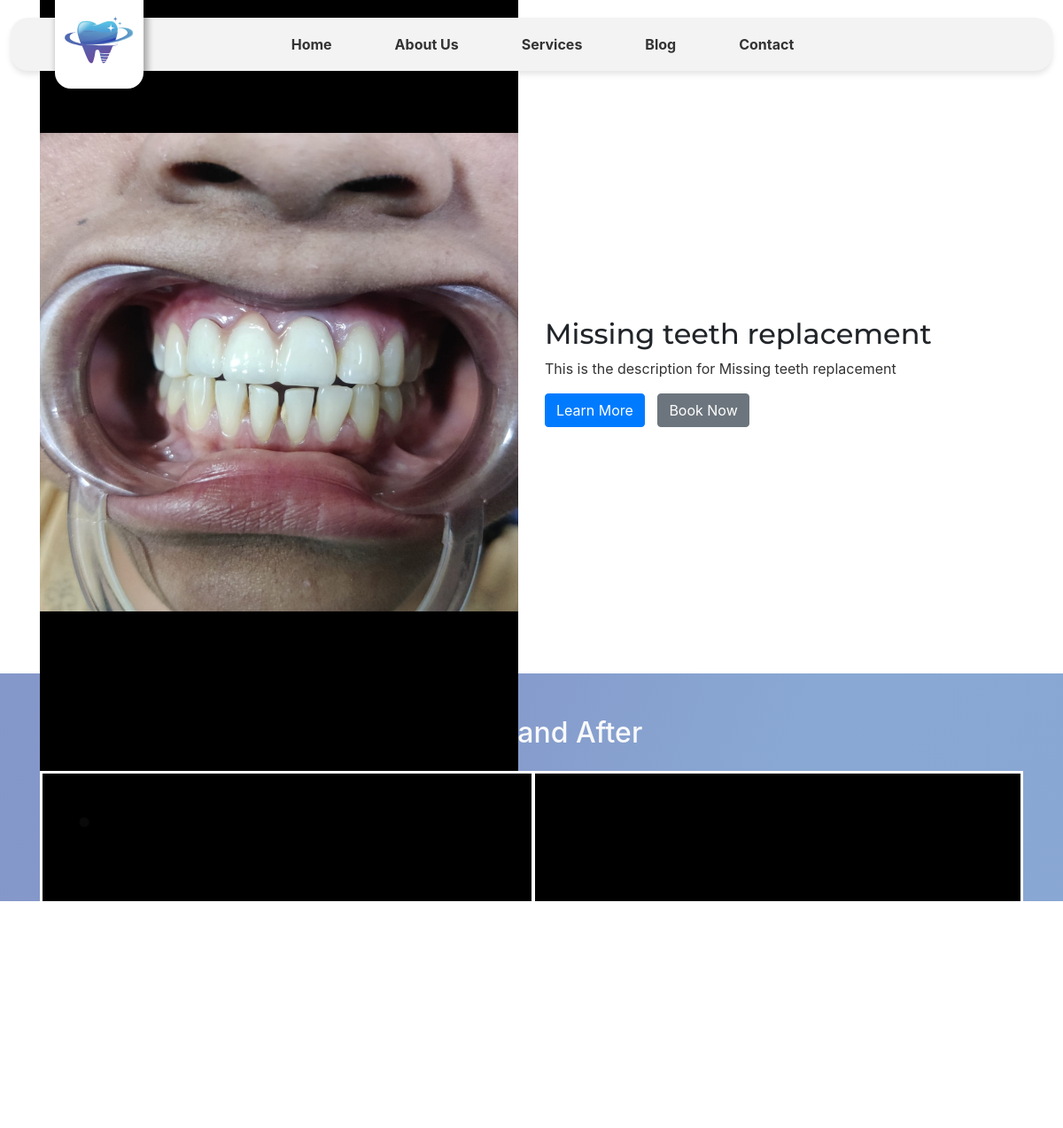
The page /service-page.php?service=Missing teeth replacement (upper part) on the database as committed earlier.
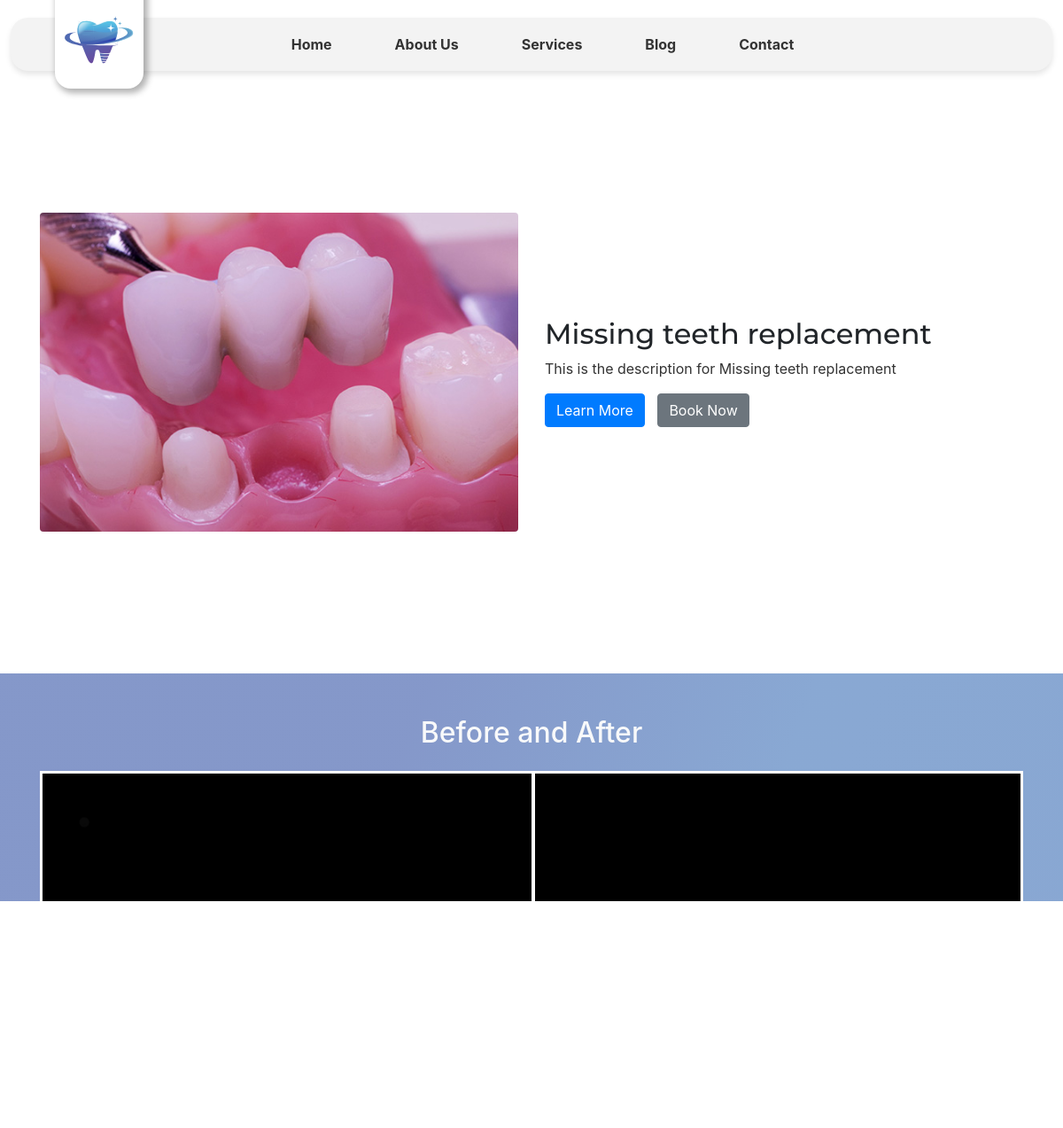
The same page on the database as committed later.
### tables this page shows
create table services(id int primary key auto_increment, service_title varchar(255), service_desc varchar(5000), service_thumbnail varchar(255), service_before_image varchar(255), service_after_image varchar(255), createdAt datetime default CURRENT_TIMESTAMP, updatedAt datetime default current_timestamp);

### service-page.php (the view, shortened to what this page needs)
<!DOCTYPE html>
<html lang="en">
<head>
    <link href="https://stackpath.bootstrapcdn.com/bootstrap/4.5.2/css/bootstrap.min.css" rel="stylesheet">
    <link rel="stylesheet" href="styles/service-content.css">
    <link rel="stylesheet" href="styles/fonts.css">
    <link rel="stylesheet" href="styles/new-nav.css">
    <link rel="stylesheet" href="styles/footer.css">
    <link rel="stylesheet" href="styles/fonts.css">
</head>
<body>
    <?php include 'new-responsive-nav.php'; ?>
    <?php
    include 'db/config.php';
    $title = $_GET['service'];
    $sql = "SELECT * FROM services WHERE service_title = '$title'";
    $result = mysqli_query($conn, $sql);
    $row = mysqli_fetch_array($result);
    $title = $row['service_title'];
    $desc = $row['service_desc'];
    $thumbnail = $row['service_thumbnail'];
    $service_before = $row['service_before_image'];
    ?>
    <section class="service-details py-5">
        <div class="container">
            <div class="row align-items-center">
                <div class="col-md-6">
                    <img src="<?php echo $thumbnail ?>" class="img-fluid rounded" alt="Service Image">
                </div>
                <div class="col-md-6">
                    <h2><?php echo $title; ?></h2>
                    <p><?php
                    $desc = str_replace("\n", "</p><p>", $desc);
                    $desc = str_replace("", "", $desc);
                    echo $desc;
                        ?></p>
                    <a href="#" class="btn btn-primary">Learn More</a>
                    <a href="#" class="btn btn-secondary">Book Now</a>
                </div>
            </div>
        </div>
    </section>
    <section class="before-after py-5 text-center">
        <div class="container">
            <h2 class="text-light mb-4">Before and After</h2>
            <div id="before-after-slider">
                <div id="before-image">
                    <img src="<?php echo $service_before; ?>"
                        alt="before" />
                </div>
                <div id="after-image">
                </div>
                <div id="resizer"></div>
            </div>
        </div>
    </section>
</body>
</html>

### new-responsive-nav.php (shortened to what this page needs)
<div class="nav-bar-box">
    <nav class="navbar navbar-expand-lg navbar-custom">
        <div class="container">
            <a href="./" class="logo-container">
                <img src="icons/logo.svg" alt="Logo">
            </a>
            <div class="collapse navbar-collapse" id="navbarNav">
                <ul class="navbar-nav mx-auto">
                    <li class="nav-item">
                        <a class="nav-link active" aria-current="page" href="./">Home</a>
                    </li>
                    <li class="nav-item">
                        <a class="nav-link" href="about.php">About Us</a>
                    </li>
                    <li class="nav-item">
                        <a class="nav-link" href="services.php">Services</a>
                    </li>
                    <li class="nav-item">
                        <a class="nav-link" href="blog.php">Blog</a>
                    </li>
                    <li class="nav-item">
                        <a class="nav-link" href="contactus.php">Contact</a>
                    </li>
                </ul>
            </div>
        </div>
    </nav>
</div>

### styles/service-content.css (style rules this page uses)
.service-details { display: flex; justify-content: space-between; align-items: center; margin-bottom: 20px; height: 80svh; }
.service-details img { border-radius: 15px; }
.service-details h2 { font-size: 2rem; font-family: var(--hero-text-font); }
.service-details p { font-size: 1rem; color: #333; }
.service-details .btn { margin-right: 10px; }
.before-after { display: flex; justify-content: center; align-items: center; margin-bottom: 20px; background: linear-gradient(291deg, rgba(97, 171, 215, 0.70) 13%, rgba(86.47, 129.54, 191.31, 0.70) 39%, rgba(86.93, 131.33, 192.33, 0.70) 58%, rgba(81, 108, 179, 0.70) 78%); }
img { width:100%; display:block; user-select: none; }
#before-after-slider { width:100%; position:relative; overflow:hidden; border:3px solid white; }
#after-image { display:block }
#before-image { position:absolute; height:100%; width:50%; top:0; left:0; overflow:hidden; z-index:2; }
#resizer { position:absolute; display:flex; align-items:center; z-index:5; top:0; left:50%; height:100%; width:4px; background:white; -ms-touch-action: pan-y; touch-action: pan-y; }
#resizer:after { background:linear-gradient(62deg,#c93072 5%,#3365c0); font-family: "Font Awesome 5 Free"; content:'\f337'; font-weight:900; display:flex; justify-content:center; align-items:center; color:white; position:absolute; margin: 0 0 0 -22px; width:40px; height:40px; border-radius:50%; border:3px solid white; }
.rounded { border-radius: 15px; }

### styles/new-nav.css (style rules this page uses)
.navbar-custom { background-color: #f3f3f3; box-shadow: 0 4px 6px rgba(0, 0, 0, 0.1); position: relative; z-index: 1000; width: 98%; height: 60px; border-radius: 20px; }
.nav-bar-box { width: 100%; position: relative; margin: 20px 0; display: flex; justify-content: center; }
.logo-container { height: 130px; width: 100px; background-color: white; border-bottom-left-radius: 18px; border-bottom-right-radius: 18px; box-shadow: 0 4px 6px rgba(0, 0, 0, 0.1); display: flex; justify-content: center; align-items: center; position: absolute; margin-left: 50px; margin-top: -30px; z-index: 10; box-shadow: 3px 3px 7px 2px rgba(0, 0, 0, 0.3); }
.logo-container img { height: 60px; width: auto; margin-top: 25px; }
.nav-item { margin-left: 25px; }
.nav-item a { font-weight: bold; color: #333; margin: 0 15px; text-decoration: none; }
@media (min-width: 992px) { .logo-container { left: 0; transform: none; } }

Rows that differ between the two databases and show on the page:
changed services "Missing teeth replacement": service_thumbnail: a different picture
